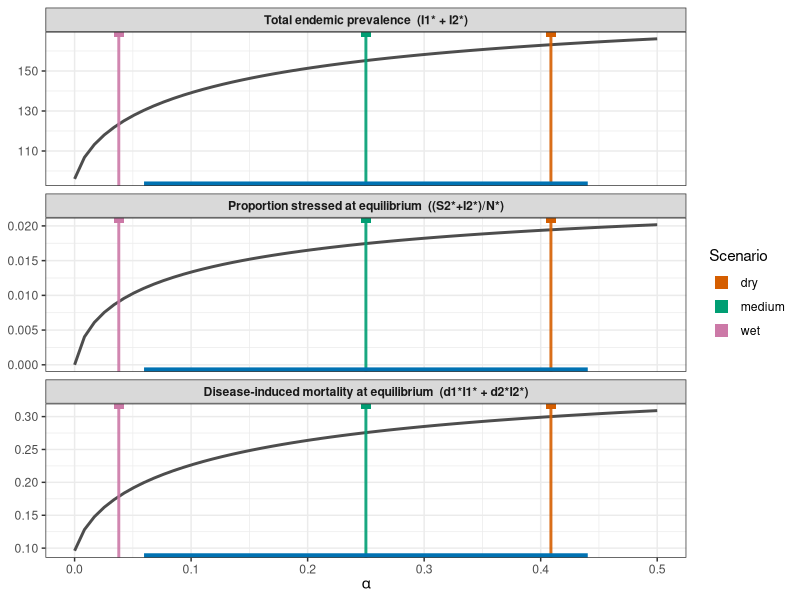

This figure's R source: (Note: this script raises an error after producing the figure.)
## ============================================================
## Endemic equilibrium vs alpha (ODE), with scenario colors
## ============================================================

rm(list = ls())
suppressPackageStartupMessages({
  library(deSolve)
  library(ggplot2)
  library(dplyr)
  library(tidyr)
  library(purrr)
})

## --------------------------
## Parameters (match CTMC set)
## --------------------------
par <- list(
  Lambda = 10,
  mu     = 0.001,
  beta1  = 0.0005,
  beta2  = 0.001,
  gamma1 = 0.10,
  gamma2 = 0.05,
  d1     = 0.001,
  d2     = 0.002,
  # stress mapping W -> alpha
  alpha_max = 0.5,
  Wcrit     = 6,
  kW        = 1,
  W0        = 6,
  A_W       = 2
)

## Palette (lock to your choices)
SCEN_LEVELS <- c("dry","medium","seasonal","wet")
PAL_SCEN <- c(
  "dry"      = "#D55E00",   # rouge/orange
  "medium"   = "#009E73",   # vert
  "seasonal" = "#0072B2",   # bleu
  "wet"      = "#CC79A7"    # violet
)

## --------------------------
## Helpers: W(t) and alpha(t)
## --------------------------
S_W_of_W <- function(W, Wcrit, kW) 1/(1 + exp(-kW*(Wcrit - W)))
alpha_of_W <- function(W, alpha_max, Wcrit, kW) alpha_max * S_W_of_W(W, Wcrit, kW)

W_const <- c(
  dry    = 4.5,
  medium = par$Wcrit,
  wet    = 8.5
)

alpha_const <- vapply(names(W_const), function(sc)
  alpha_of_W(W_const[[sc]], par$alpha_max, par$Wcrit, par$kW),
  numeric(1))

## Seasonal alpha(t): min/max over one year
t_year <- seq(0, 365, by = 0.5)
W_seas <- par$W0 + par$A_W * sin(2*pi*t_year/365)
alpha_seasonal <- alpha_of_W(W_seas, par$alpha_max, par$Wcrit, par$kW)
alpha_seasonal_min <- min(alpha_seasonal)
alpha_seasonal_max <- max(alpha_seasonal)

## --------------------------
## ODE system with constant α
## --------------------------
ode_rhs <- function(t, y, p) {
  with(as.list(c(y, p)), {
    lambda <- beta1*I1 + beta2*I2
    dS1 <- Lambda - alpha*S1 - lambda*S1 - mu*S1
    dS2 <- alpha*S1 - lambda*S2 - mu*S2
    dI1 <- lambda*S1 - (gamma1 + mu + d1)*I1
    dI2 <- lambda*S2 - (gamma2 + mu + d2)*I2
    dR  <- gamma1*I1 + gamma2*I2 - mu*R
    list(c(dS1,dS2,dI1,dI2,dR))
  })
}

## Integrate to steady state for a given alpha
solve_to_ss <- function(alpha_val) {
  y0 <- c(S1 = 300, S2 = 10, I1 = 1, I2 = 0, R = 0)
  p  <- c(par, alpha = alpha_val)
  tt <- seq(0, 4000, by = 1)  # long horizon to reach equilibrium
  sol <- ode(y = y0, times = tt, func = ode_rhs, parms = p, atol = 1e-8, rtol = 1e-8)
  tail(as.data.frame(sol), 1)
}

## Sweep α over a grid
alpha_grid <- seq(0, par$alpha_max, length.out = 60)
ss_df <- map_dfr(alpha_grid, function(a) {
  ss <- solve_to_ss(a)
  with(ss, tibble::tibble(
    alpha = a,
    I_total = I1 + I2,
    prop_stressed = (S2 + I2) / (S1 + S2 + I1 + I2 + R),
    mort_eq = par$d1*I1 + par$d2*I2
  ))
})

## --------------------------
## Build ggplot
## --------------------------
if (!dir.exists("FIGS_clo")) dir.create("FIGS_clo", recursive = TRUE)

# Base curves
long <- ss_df |>
  tidyr::pivot_longer(
    cols = c(I_total, prop_stressed, mort_eq),
    names_to = "quantity", values_to = "value"
  ) |>
  dplyr::mutate(
    quantity = factor(quantity,
                      levels = c("I_total","prop_stressed","mort_eq"),
                      labels = c(
                        "Total endemic prevalence  (I1* + I2*)",
                        "Proportion stressed at equilibrium  ((S2*+I2*)/N*)",
                        "Disease-induced mortality at equilibrium  (d1*I1* + d2*I2*)"
                      ))
  )

p <- ggplot(long, aes(x = alpha, y = value)) +
  geom_line(color = "grey30", linewidth = 1) +
  facet_wrap(~ quantity, scales = "free_y", ncol = 1) +
  labs(x = expression(alpha), y = NULL) +
  theme_bw(base_size = 11) +
  theme(strip.text = element_text(face = "bold"))

# Add constant-scenario vertical lines
add_vline <- function(p, a, col) {
  p + geom_vline(xintercept = a, color = col, linewidth = 1, alpha = 0.9)
}
p <- add_vline(p, alpha_const["dry"],    PAL_SCEN["dry"])
p <- add_vline(p, alpha_const["medium"], PAL_SCEN["medium"])
p <- add_vline(p, alpha_const["wet"],    PAL_SCEN["wet"])

# Add seasonal alpha(t) span as a horizontal segment on x-axis (cyan)
p <- p +
  annotate("segment",
           x = alpha_seasonal_min, xend = alpha_seasonal_max,
           y = -Inf, yend = -Inf,
           colour = PAL_SCEN["seasonal"], linewidth = 3)

# Legend guide (manual)
leg_df <- tibble::tibble(
  x = c(alpha_const["dry"], alpha_const["medium"], alpha_const["wet"],
        (alpha_seasonal_min + alpha_seasonal_max)/2),
  y = Inf,
  lab = c("dry","medium","wet","seasonal")
)
p <- p +
  geom_point(data = leg_df[1:3,], aes(x = x, y = y, colour = lab),
             inherit.aes = FALSE, shape = 15, size = 3) +
  scale_colour_manual(values = PAL_SCEN, breaks = SCEN_LEVELS, name = "Scenario") +
  guides(colour = guide_legend(override.aes = list(shape = 15, size = 4))) +
  theme(legend.position = "right")

print(p)
ggsave("fig/endemic_vs_alpha.png", p, width = 6.5, height = 8.5, dpi = 300)

cat("Saved: fig/endemic_vs_alpha.png\n")
